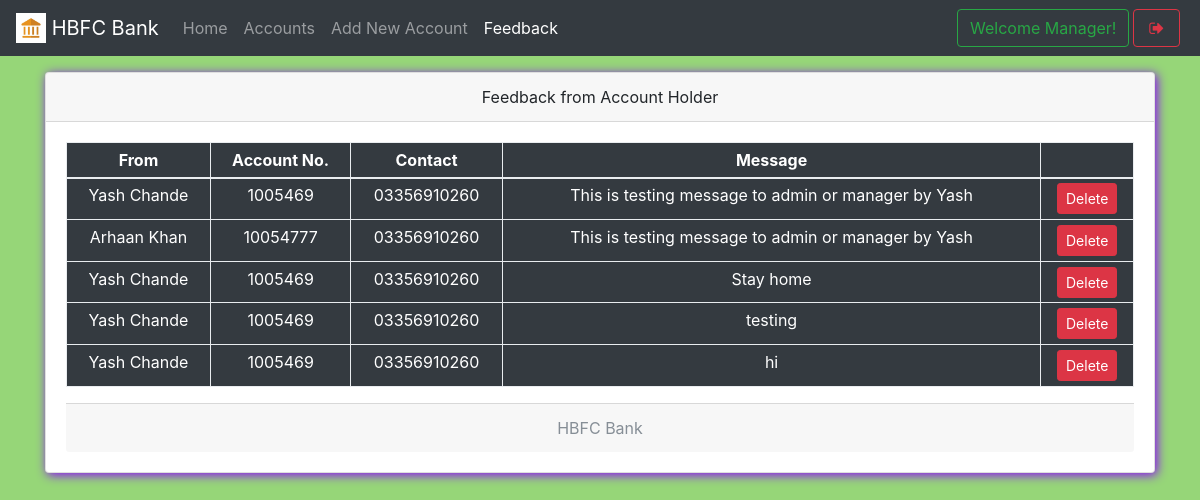
Screenshot of /mfeedback.php (signed in) with the database file from the repository.
### tables this page shows
CREATE TABLE `useraccounts` (
  `id` int(11) NOT NULL,
  `email` text NOT NULL,
  `password` text NOT NULL,
  `name` varchar(111) NOT NULL,
  `balance` varchar(111) NOT NULL,
  `cnic` varchar(111) NOT NULL,
  `number` varchar(111) NOT NULL,
  `city` varchar(111) NOT NULL,
  `address` varchar(111) NOT NULL,
  `source` varchar(111) NOT NULL,
  `accountNo` varchar(111) NOT NULL,
  `branch` varchar(111) NOT NULL,
  `accountType` varchar(111) NOT NULL,
  `date` timestamp NOT NULL DEFAULT current_timestamp()
);

CREATE TABLE `feedback` (
  `feedbackId` int(11) NOT NULL,
  `message` text NOT NULL,
  `userId` double NOT NULL,
  `date` timestamp NOT NULL DEFAULT current_timestamp()
);

### mfeedback.php (the view, shortened to what this page needs)
<!DOCTYPE html>
<html>
<head>
  <?php require 'assets/autoloader.php'; ?>
  <?php require 'assets/function.php'; ?>
</head>
<body style="background:#96D678;background-size: 100%">
<nav class="navbar navbar-expand-lg navbar-dark bg-dark fixed-top">
 <a class="navbar-brand" href="#">
    <img src="images/logo.png" width="30" height="30" class="d-inline-block align-top" alt="">
   <?php echo bankName; ?>
  </a>
  <div class="collapse navbar-collapse" id="navbarSupportedContent">
    <ul class="navbar-nav mr-auto">
      <li class="nav-item ">
        <a class="nav-link " href="mindex.php">Home <span class="sr-only">(current)</span></a>
      </li>
      <li class="nav-item ">  <a class="nav-link" href="maccounts.php">Accounts</a></li>
      <li class="nav-item ">  <a class="nav-link" href="maddnew.php">Add New Account</a></li>
      <li class="nav-item active">  <a class="nav-link" href="mfeedback.php">Feedback</a></li>
    </ul>
    <?php include 'msideButton.php'; ?>
  </div>
</nav><br><br><br>
<div class="container">
<div class="card w-100 text-center shadowBlue">
  <div class="card-header">
    Feedback from Account Holder
  </div>
  <div class="card-body">
   <table class="table table-bordered table-sm bg-dark text-white">
  <thead>
    <tr>
      <th scope="col">From</th>
      <th scope="col">Account No.</th>
      <th scope="col">Contact</th>
      <th scope="col">Message</th>
      <th scope="col"></th>
    </tr>
  </thead>
  <tbody>
    <?php
      $array = $con->query("select * from useraccounts,feedback where useraccounts.id = feedback.userId");
      if ($array->num_rows > 0)
      {
        while ($row = $array->fetch_assoc())
        {
    ?>
      <tr>
        <td><?php echo $row['name'] ?></td>
        <td><?php echo $row['accountNo'] ?></td>
        <td><?php echo $row['number'] ?></td>
        <td><?php echo $row['message'] ?></td>
        <td>
          <a href="mfeedback.php?delete=<?php echo $row['feedbackId'] ?>" class='btn btn-danger btn-sm' data-toggle='tooltip' title="Delete this Message">Delete</a>
        </td>
      </tr>
    <?php
        }
      }
     ?>
  </tbody>
</table>
  <div class="card-footer text-muted">
    <?php echo bankName; ?>
  </div>
</div>
</body>
</html>

### css/custom.css (style rules this page uses)
.shadowBlue { box-shadow: 2px 2px 11px rgb(140, 0, 255) }

### rows the page displays
useraccounts: name "Yash Chande", accountNo "1005469", number "03356910260", feedback.message "This is testing message to admin or manager by Yash", feedback.message "Stay home", feedback.message "testing", feedback.message "hi"
useraccounts: name "Arhaan Khan", accountNo "10054777", number "03356910260", feedback.message "This is testing message to admin or manager by Yash"

### other values shown
bankName "HBFC Bank"
